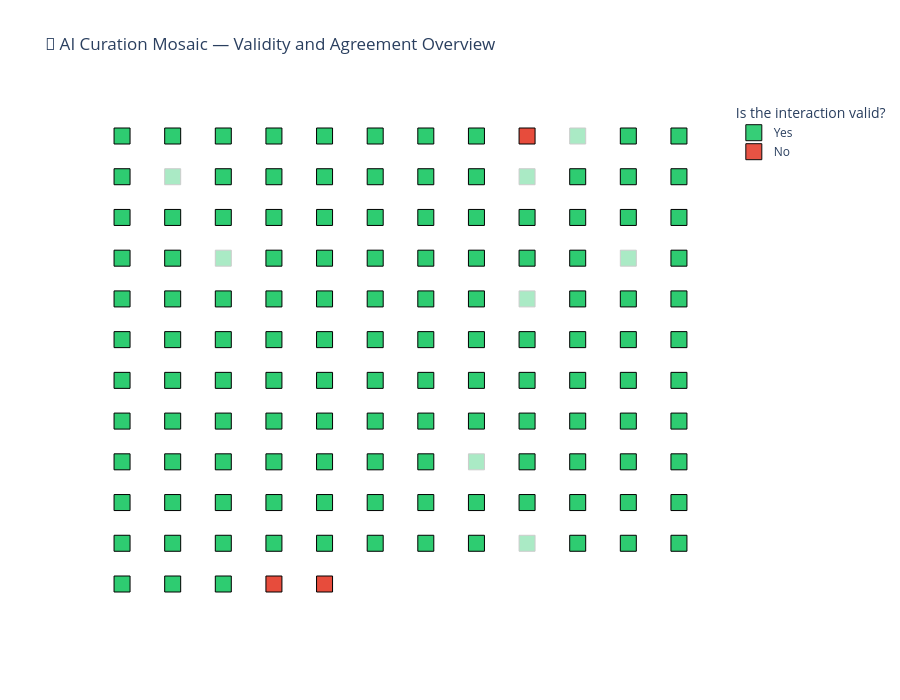

This figure's notebook cell:
### Markdown cell above
#### Mosaic

### Code cell
import numpy as np
import pandas as pd
import plotly.express as px

df = df.sort_values(['Did answer come from abstract or full text?', 'gene_name'])

# --- Preprocessing ---
df['interaction_type'] = df['interaction_type'].str.upper()
df['Inhibiting/Activating?'] = df['Inhibiting/Activating?'].str.upper()

# Whether AI agrees with human label
df['Agreement'] = df['interaction_type'] == df['Inhibiting/Activating?']

# Map validity to colors
df['Validity_Color'] = df['Is the interaction valid?'].map({'Yes': '#2ECC71', 'No': '#E74C3C'})

# Map agreement to opacity (1 = full agreement, 0.4 = disagreement)
df['Opacity'] = df['Agreement'].map({True: 1.0, False: 0.4})

# --- Grid layout ---
n = len(df)
cols = int(np.ceil(np.sqrt(n)))   # roughly square layout
rows = int(np.ceil(n / cols))

# Assign grid coordinates
df['x'] = np.tile(np.arange(cols), rows)[:n]
df['y'] = np.repeat(np.arange(rows), cols)[:n]

fig = px.scatter(
    df,
    x='x',
    y='y',
    color='Is the interaction valid?',
    color_discrete_map={'Yes': '#2ECC71', 'No': '#E74C3C'},
    opacity=df['Opacity'],
    symbol_sequence=['square'],
    hover_data={
        'pmid': True,
        'drug_name': True,
        'gene_name': True,
        'interaction_type': True,
        'Inhibiting/Activating?': True,
        'Is the interaction valid?': True,
        'Did answer come from abstract or full text?': True,
        'Agreement': True,
        'x': False,
        'y': False
    },
    title='🧠 AI Curation Mosaic — Validity and Agreement Overview'
)



fig.update_traces(marker={"size":16, "line": {"width":0.5, "color":'black'}})
fig.update_layout(
    yaxis={"autorange":'reversed', "visible":False},
    xaxis={"visible":False},
    plot_bgcolor='white',
    showlegend=True,
    height=700,
)

df['Outline'] = df['Agreement'].map({True: 'black', False: 'gray'})
fig.update_traces(marker={"size":16, "line": {"width":1, "color":df['Outline']}})



fig.show()

### Figure 1 — Plotly figure (JSON) as saved in the notebook; plotly's stock layout.template omitted (floating-point values rounded to 4 significant figures; data arrays with more than 128 entries replaced by an {"elided": "..."} marker saying what was removed)
{"data": [{"customdata": {"elided": "134x8 mixed values"}, "hovertemplate": "Is the interaction valid?=%{customdata[5]}<br>pmid=%{customdata[0]}<br>drug_name=%{customdata[1]}<br>gene_name=%{customdata[2]}<br>interaction_type=%{customdata[3]}<br>Inhibiting/Activating?=%{customdata[4]}<br>Did answer come from abstract or full text?=%{customdata[6]}<br>Agreement=%{customdata[7]}<extra></extra>", "legendgroup": "Yes", "marker": {"color": "#2ECC71", "line": {"color": {"elided": "137 str values"}, "width": 1}, "opacity": {"elided": "137 float values"}, "size": 16, "symbol": "square"}, "mode": "markers", "name": "Yes", "orientation": "v", "showlegend": true, "type": "scatter", "x": {"elided": "134 int values"}, "xaxis": "x", "y": {"elided": "134 int values"}, "yaxis": "y"}, {"customdata": [[24411988, "Therapeutic Androgen", "AR", "ACTIVATING", null, "No", "Abstract", false], [31032363, "oxygen", "GPX1", "INHIBITING", null, "No", null, false], [31078780, "lactate", "LDHA", "ACTIVATING", null, "No", null, false]], "hovertemplate": "Is the interaction valid?=%{customdata[5]}<br>pmid=%{customdata[0]}<br>drug_name=%{customdata[1]}<br>gene_name=%{customdata[2]}<br>interaction_type=%{customdata[3]}<br>Inhibiting/Activating?=%{customdata[4]}<br>Did answer come from abstract or full text?=%{customdata[6]}<br>Agreement=%{customdata[7]}<extra></extra>", "legendgroup": "No", "marker": {"color": "#E74C3C", "line": {"color": {"elided": "137 str values"}, "width": 1}, "opacity": {"elided": "137 float values"}, "size": 16, "symbol": "square"}, "mode": "markers", "name": "No", "orientation": "v", "showlegend": true, "type": "scatter", "x": [8, 3, 4], "xaxis": "x", "y": [0, 11, 11], "yaxis": "y"}], "layout": {"height": 700, "legend": {"title": {"text": "Is the interaction valid?"}, "tracegroupgap": 0}, "plot_bgcolor": "white", "showlegend": true, "title": {"text": "🧠 AI Curation Mosaic — Validity and Agreement Overview"}, "xaxis": {"anchor": "y", "domain": [0, 1], "title": {"text": "x"}, "visible": false}, "yaxis": {"anchor": "x", "autorange": "reversed", "domain": [0, 1], "title": {"text": "y"}, "visible": false}}}
